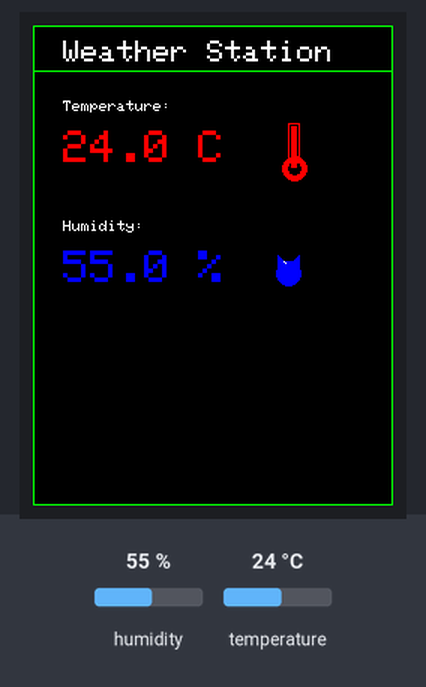
Bench run of a sketch on a simulated ESP32. Parts: 240×320 colour display. The inputs (shaded band) are chosen by the test bench; at power-on: humidity 55 %, temperature 24 °C. What the sketch prints to the serial monitor is not drawn.

Above: at 3.6 s.
3.7 s: humidity set to 22 %
At 6.0 s:
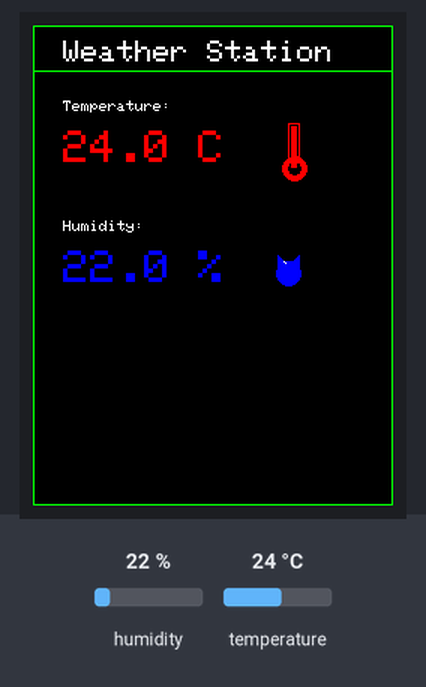
6.8 s: temperature set to 12 °C
At 7.6 s:
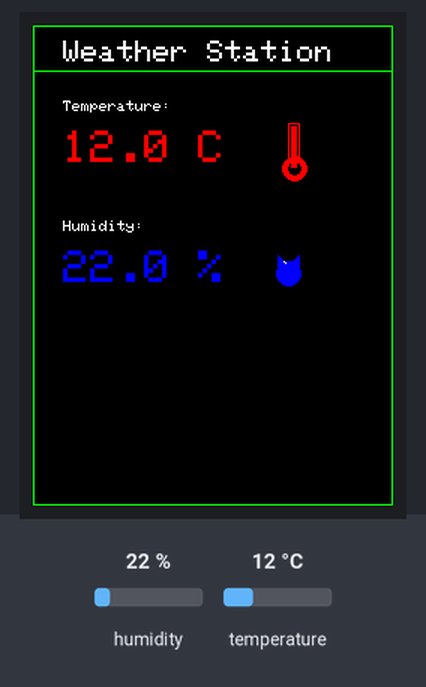
9.9 s: humidity set to 40 %
At 11.8 s:
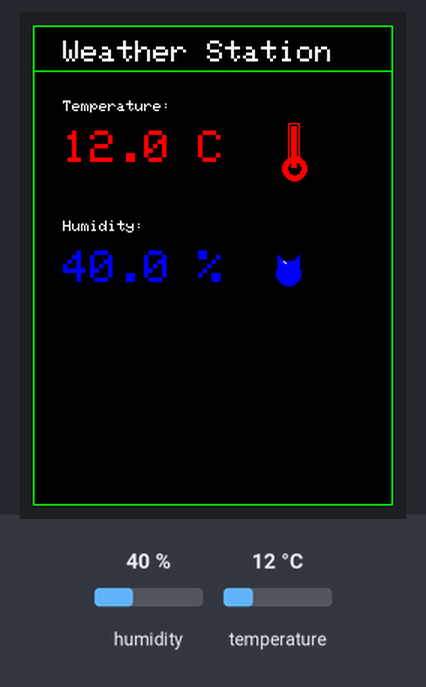
13.0 s: temperature set to 19 °C
Timing chart, 0 to 16.0 s (numbered marks = the images above; inputs shaded):
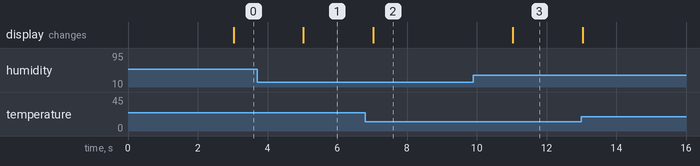

Measured:
- after the input at 3.7 s, the display: changes after 1.3 s (image 1)
- after the input at 6.8 s, the display: changes after 0.23 s (image 2)
- after the input at 9.9 s, the display: changes after 1.1 s (image 3)

The sketch:

WeatherSensor.ino
```cpp
#include <SPI.h>
#include <TFT_eSPI.h>
#include "DHTesp.h"

TFT_eSPI tft = TFT_eSPI();

DHTesp dht;

float temperature = 0;
float humidity = 0;
float lastTemp = 0;
float lastHumid = 0;

unsigned long lastUpdateTime = 0;
const long updateInterval = 2000;

#define BACKGROUND TFT_BLACK
#define TEXT_COLOR TFT_WHITE
#define TEMP_COLOR TFT_RED
#define HUMID_COLOR TFT_BLUE
#define BORDER_COLOR TFT_GREEN

void setup() {
  Serial.begin(115200);
  Serial.println("DHT11 and ST7789 Display Demo");

  dht.setup(D3, DHTesp::DHT11);

  tft.init();
  tft.setRotation(0);
  tft.fillScreen(BACKGROUND);

  drawStaticElements();

  Serial.println("Setup complete");
}

void loop() {
  unsigned long currentTime = millis();

  if (currentTime - lastUpdateTime >= updateInterval) {
    lastUpdateTime = currentTime;

    delay(dht.getMinimumSamplingPeriod());

    humidity = dht.getHumidity();
    temperature = dht.getTemperature();

    if (isnan(humidity) || isnan(temperature)) {
      Serial.println("Failed to read from DHT sensor!");

      tft.setTextColor(TFT_RED, BACKGROUND);
      tft.setTextSize(1);
      tft.setCursor(20, 200);
      tft.println("Sensor read error!");
      return;
    }

    if (temperature != lastTemp || humidity != lastHumid) {
      updateDisplay();
      lastTemp = temperature;
      lastHumid = humidity;
    }

    Serial.print(dht.getStatusString());
    Serial.print("\t");
    Serial.print(humidity, 1);
    Serial.print("\t\t");
    Serial.print(temperature, 1);
    Serial.print("\t\t");
    Serial.print(dht.toFahrenheit(temperature), 1);
    Serial.print("\t\t");
    Serial.print(dht.computeHeatIndex(temperature, humidity, false), 1);
    Serial.print("\t\t");
    Serial.println(dht.computeHeatIndex(dht.toFahrenheit(temperature), humidity, true), 1);
  }
}

void drawStaticElements() {

  tft.setTextSize(2);
  tft.setTextColor(TEXT_COLOR);
  tft.setCursor(20, 10);
  tft.println("Weather Station");

  tft.drawFastHLine(0, 30, tft.width(), BORDER_COLOR);

  tft.setTextSize(1);
  tft.setCursor(20, 50);
  tft.println("Temperature:");

  tft.setCursor(20, 130);
  tft.println("Humidity:");

  tft.drawRect(0, 0, tft.width(), tft.height(), BORDER_COLOR);
}

void updateDisplay() {

  tft.fillRect(20, 200, 200, 10, BACKGROUND);

  tft.fillRect(20, 70, 200, 40, BACKGROUND);

  tft.setTextSize(3);
  tft.setTextColor(TEMP_COLOR);
  tft.setCursor(20, 70);
  tft.print(temperature, 1);
  tft.println(" C");

  drawThermometer(170, 80);

  tft.fillRect(20, 150, 200, 40, BACKGROUND);

  tft.setTextSize(3);
  tft.setTextColor(HUMID_COLOR);
  tft.setCursor(20, 150);
  tft.print(humidity, 1);
  tft.println(" %");

  drawDroplet(170, 160);
}

void drawThermometer(int x, int y) {
  tft.drawRect(x, y-15, 8, 25, TEMP_COLOR);
  tft.fillRect(x+2, y-13, 4, 18, TEMP_COLOR);
  tft.fillCircle(x+4, y+15, 8, TEMP_COLOR);
  tft.fillCircle(x+4, y+15, 4, BACKGROUND);
  tft.fillRect(x+2, y+5, 4, 10, TEMP_COLOR);
}

void drawDroplet(int x, int y) {

  for(int i = 0; i < 8; i++) {
    tft.drawLine(x+i, y-i, x+i, y+i, HUMID_COLOR);
    tft.drawLine(x-i, y-i, x-i, y+i, HUMID_COLOR);
  }
  tft.fillCircle(x, y+5, 8, HUMID_COLOR);

  tft.drawPixel(x-3, y-3, TFT_WHITE);
  tft.drawPixel(x-2, y-2, TFT_WHITE);
}
```
